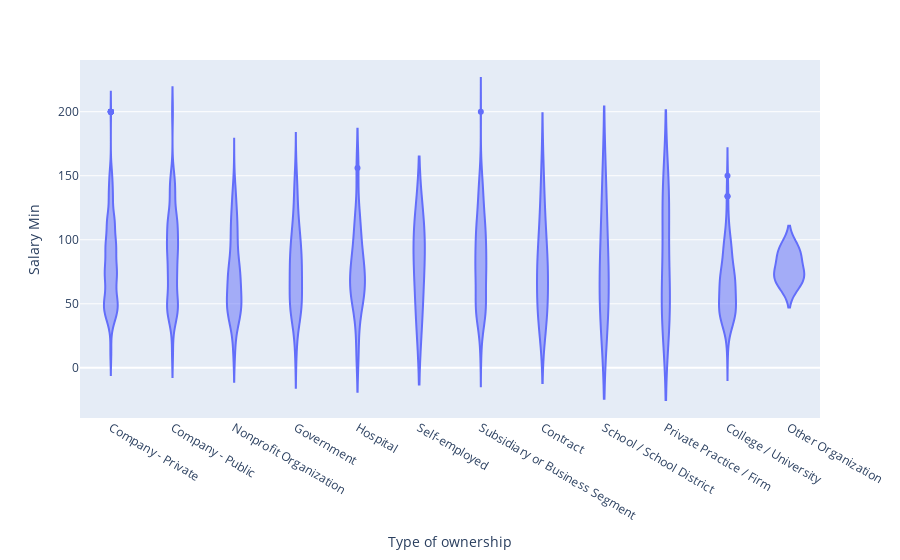

The notebook cell saved with this chart:
### Code cell
#取工资的最小值
px.violin(df_1, y="Salary Min", x='Type of ownership')

### Figure 1 — Plotly figure (JSON) as saved in the notebook; plotly's stock layout.template omitted (floating-point values rounded to 4 significant figures; data arrays with more than 128 entries replaced by an {"elided": "..."} marker saying what was removed)
{"data": [{"alignmentgroup": "True", "box": {"visible": false}, "hovertemplate": "Type of ownership=%{x}<br>Salary Min=%{y}<extra></extra>", "legendgroup": "", "marker": {"color": "#636efa"}, "name": "", "offsetgroup": "", "orientation": "v", "scalegroup": "True", "showlegend": false, "type": "violin", "x": {"elided": "3641 str values"}, "x0": " ", "xaxis": "x", "y": {"elided": "3641 int values"}, "y0": " ", "yaxis": "y"}], "layout": {"legend": {"tracegroupgap": 0}, "margin": {"t": 60}, "violinmode": "group", "xaxis": {"anchor": "y", "domain": [0, 1], "title": {"text": "Type of ownership"}}, "yaxis": {"anchor": "x", "domain": [0, 1], "title": {"text": "Salary Min"}}}}
